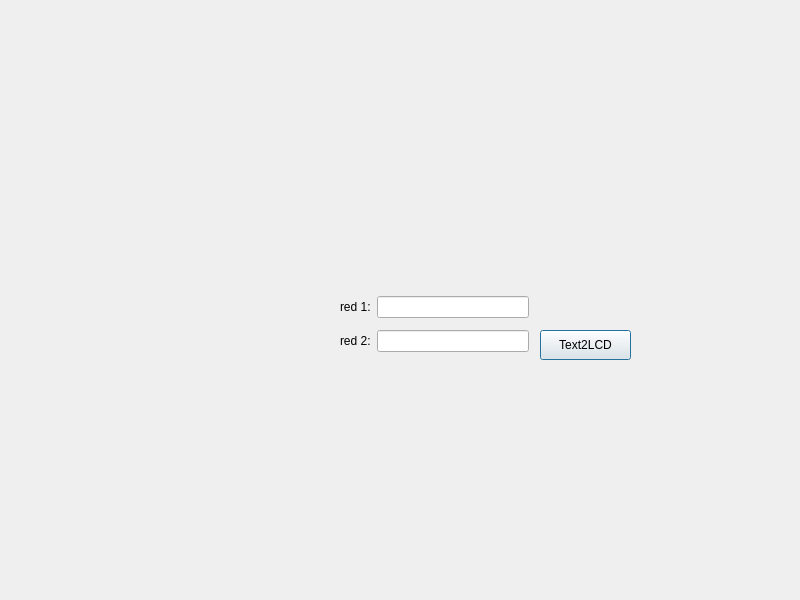
<?xml version="1.0" encoding="UTF-8"?>
<ui version="4.0">
 <class>Dialog</class>
 <widget class="QDialog" name="Dialog">
  <property name="geometry">
   <rect>
    <x>0</x>
    <y>0</y>
    <width>800</width>
    <height>600</height>
   </rect>
  </property>
  <property name="windowTitle">
   <string>Dialog</string>
  </property>
  <widget class="QPushButton" name="pushButton">
   <property name="geometry">
    <rect>
     <x>540</x>
     <y>330</y>
     <width>91</width>
     <height>30</height>
    </rect>
   </property>
   <property name="text">
    <string>Text2LCD</string>
   </property>
  </widget>
  <widget class="QWidget" name="">
   <property name="geometry">
    <rect>
     <x>340</x>
     <y>290</y>
     <width>189</width>
     <height>68</height>
    </rect>
   </property>
   <layout class="QGridLayout" name="gridLayout">
    <item row="0" column="1">
     <widget class="QLineEdit" name="line1">
      <property name="maxLength">
       <number>16</number>
      </property>
     </widget>
    </item>
    <item row="1" column="1">
     <widget class="QLineEdit" name="line2">
      <property name="maxLength">
       <number>16</number>
      </property>
     </widget>
    </item>
    <item row="0" column="0">
     <widget class="QLabel" name="red1">
      <property name="text">
       <string>red 1:</string>
      </property>
     </widget>
    </item>
    <item row="1" column="0">
     <widget class="QLabel" name="red2">
      <property name="text">
       <string>red 2:</string>
      </property>
     </widget>
    </item>
   </layout>
  </widget>
 </widget>
 <resources/>
 <connections/>
</ui>
